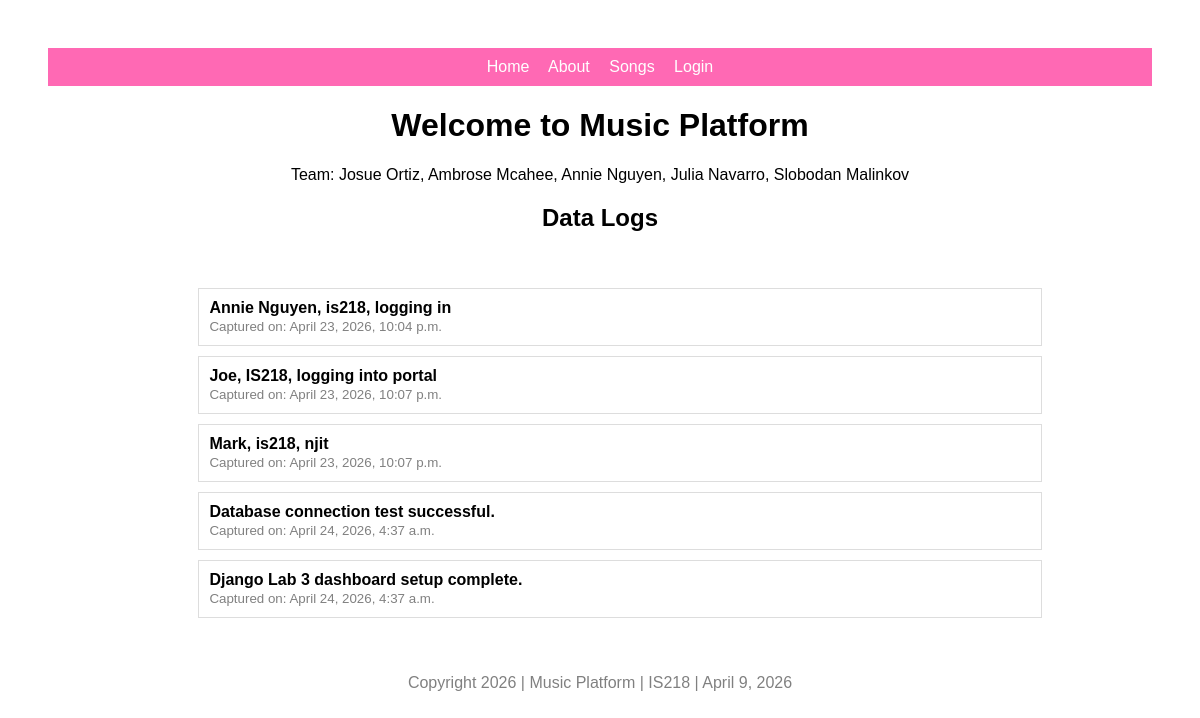
Before: / with the older database file.
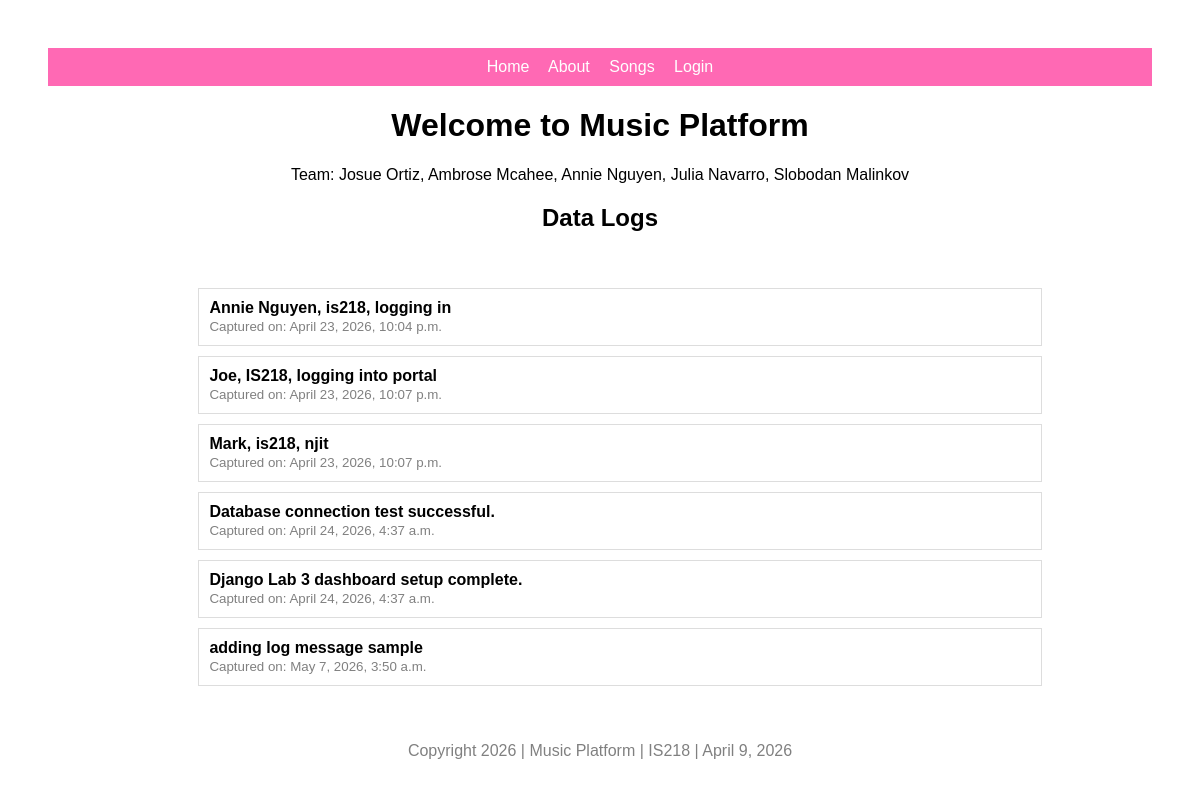
After: the same page with the newer database file.
### music/models.py (models this page shows, shortened)
class LogMessage(models.Model):
    message = models.TextField()
    created_at = models.DateTimeField(auto_now_add=True)

### music/views.py (the view)
# urls.py: 2. Add a URL to urlpatterns:  path('', views.home, name='home')
def home(request):
    logs = LogMessage.objects.all()
    return render(request, 'musicplatform/home.html', {'logs': logs})

### musicplatform/templates/musicplatform/home.html
{% extends "musicplatform/layout.html" %}
{% block content %}
<h1>Welcome to Music Platform</h1>
<p>Team: Josue Ortiz, Ambrose Mcahee, Annie Nguyen, Julia Navarro, Slobodan Malinkov</p>
<h2>Data Logs</h2>
<div style="text-align: left; display: inline-block; margin-top: 20px; width: 80%;">
    <ul class="list-group">
    {% for log in logs %}
        <li class="list-group-item" style="margin-bottom: 10px; border: 1px solid #ddd; padding: 10px; list-style: none;">
            <strong>{{ log.message }}</strong>
            <br>
            <small style="color: gray;">Captured on: {{ log.created_at }}</small>
        </li>
    {% empty %}
        <p>Still not seeing them? Make sure you saved views.py!</p>
    {% endfor %}
    </ul>
</div>
{% endblock %}

Changed rows visible on the page:
added LogMessage: message "adding log message sample", created_at "May 7, 2026, 3:50 a.m."
